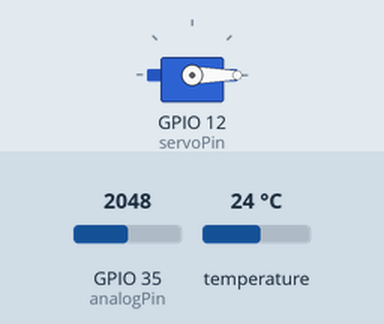
Bench run of a sketch on a simulated ESP32. Parts: servo. The inputs (shaded band) are chosen by the test bench; at power-on: GPIO 35 (analogPin) = 2048, temperature 24 °C. WiFi joins after 1.5 s; servers stay silent unless stated.

Above: at 3.0 s.
3.1 s: GPIO 35 (analogPin) set to 3854
4.6 s: GPIO 35 (analogPin) set to 3959
At 8.1 s:
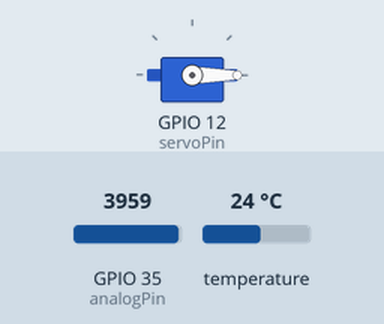
8.2 s: GPIO 35 (analogPin) set to 3860
At 8.8 s:
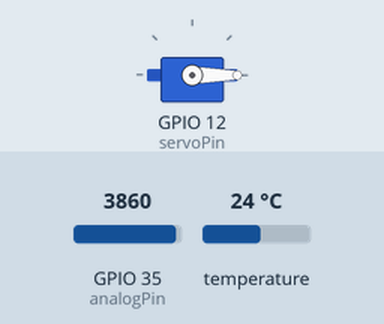
9.7 s: GPIO 35 (analogPin) set to 3940
At 10.37 s:
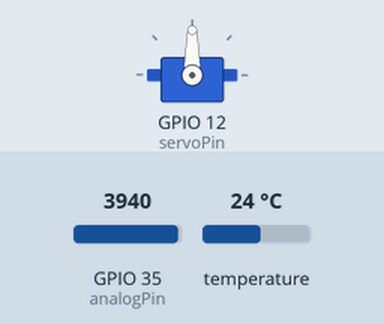
Timing chart, 0 to 14.3 s (numbered marks = the images above; inputs shaded):
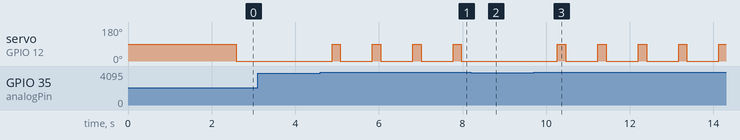

Measured:
- the behaviour switches between 3900 and 3901 on GPIO 35 (analogPin) (found by bisection; images 0 and 1)
- after the input at 3.1 s, every drawn part: stays the same
- after the input at 4.6 s, servo on GPIO 12 (servoPin): alternates 90° for 0.20 s and 0° for 0.77 s, starting after 0.28 s
- after the input at 8.2 s, servo on GPIO 12 (servoPin): stays 0° (without the input it goes to 90° after 0.54 s)
- after the input at 9.7 s, servo on GPIO 12 (servoPin): alternates 90° for 0.20 s and 0° for 0.77 s, starting after 0.57 s

The sketch:

Smart_Aquaruim.ino
```cpp
#define BLYNK_PRINT Serial
#define BLYNK_TEMPLATE_ID "TMPL218chNMQY"
#define BLYNK_TEMPLATE_NAME "smartAquaruim"
#define BLYNK_AUTH_TOKEN "6F7DPKFeYTaszMfc0bjZ6oHwbaF5ar5A"

#include <WiFi.h>
#include <WiFiClient.h>
#include <BlynkSimpleEsp32.h>

char ssid[] = "Ahmed Saber1";
char pass[] = "Ahmed Saber";

#include <Arduino.h>
const int analogPin = 35;
////////////////////////////////////////////////////////////////////////////////////////////////////////////////
#include <OneWire.h>
#include <DallasTemperature.h>
const int oneWireBus = 27;
OneWire oneWire(oneWireBus);
DallasTemperature sensors(&oneWire);
////////////////////////////////////////////////////////////////////////////////////////////////////////////////
#include <ESP32Servo.h>

// Define the servo pin connected to the servo motor
const int servoPin = 12;

// Create a Servo object to control the motor
Servo myServo;
////////////////////////////////////////////////////////////////////////////////////////////////////////////////
const int minValue = 4095;
const int maxValue = 3000;
const float newRangeMin = 0.0;
const float newRangeMax = 14.0;

void setup()
{

  Blynk.begin(BLYNK_AUTH_TOKEN, ssid, pass);
  myServo.attach(servoPin);
  sensors.begin();
}

void loop() {

  sensors.requestTemperatures();

  double temperatureC = sensors.getTempCByIndex(0);

  int sensorValue = analogRead(analogPin);
  double PH = map(sensorValue, minValue, maxValue, newRangeMin, newRangeMax);
  Blynk.run();

  if(sensorValue > 3900){
  myServo.write(90);
  Blynk.logEvent("ph_is_low","less than 7");
      delay(200);
  }
  myServo.write(0);

    Blynk.virtualWrite(V0,PH);
    Blynk.virtualWrite(V1,temperatureC);

  }
```
